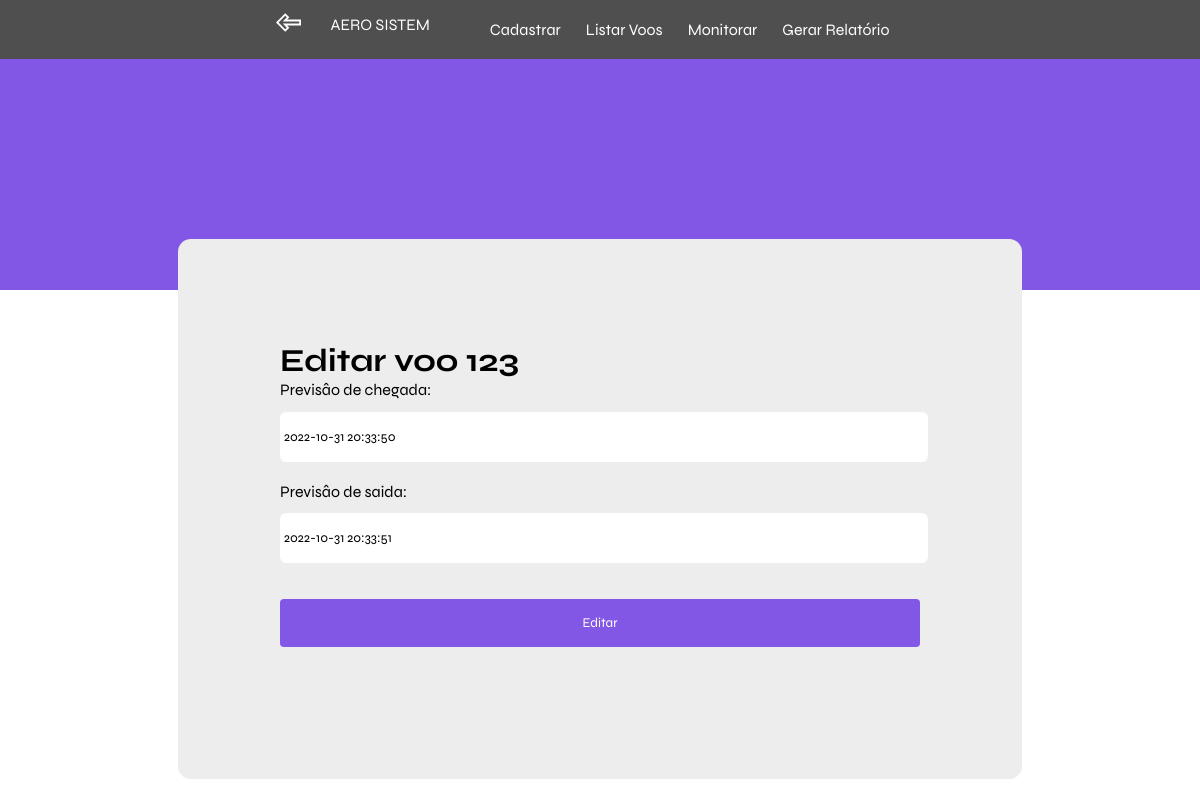
The app's page /edit/1 (signed in), older data.
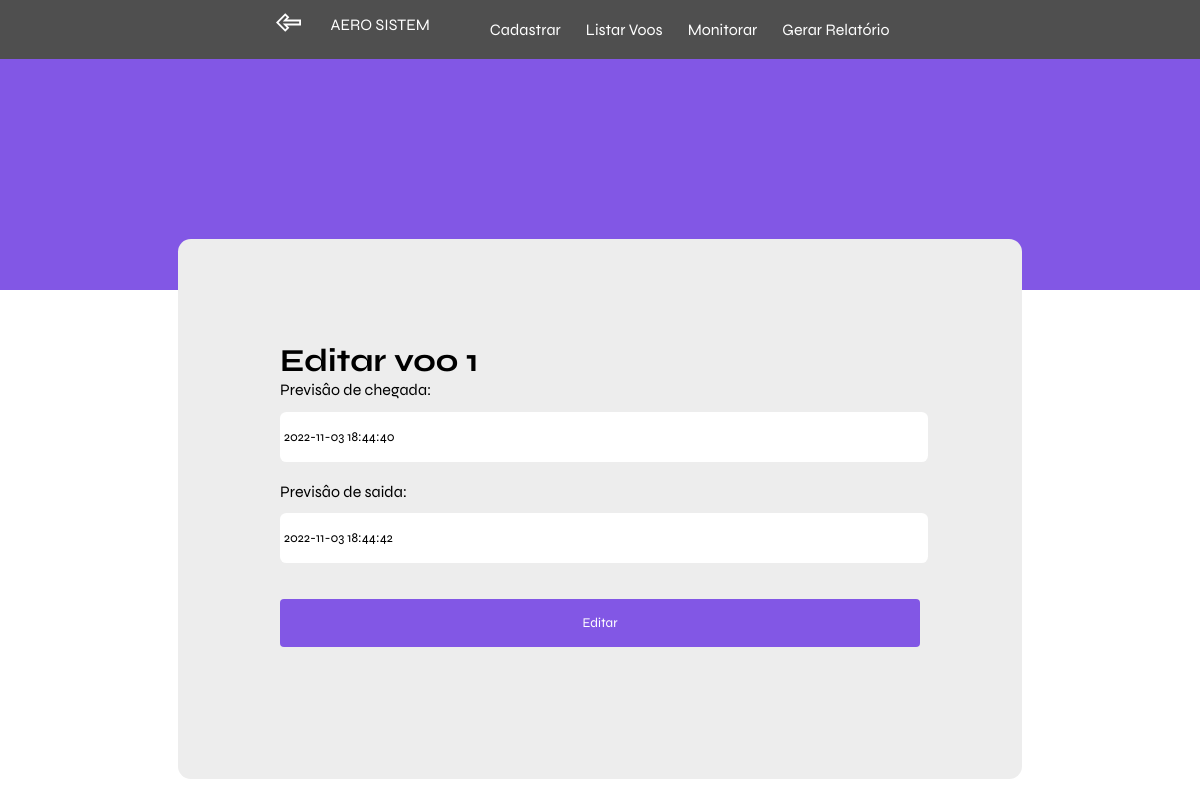
The same page, newer data.
### book/models.py (models this page shows)
class Voo(models.Model):
	STATUS = [
		('GOL', 'Gol'),
		('TAM', 'TAM '),
		('AVC', 'Avianca '),
		('AZL', 'Azul '),
	]
	ROTAS = [
		('SP-RJ', 'SP-RJ'),
		('SP-DF', 'SP-DF'),
		('SP-BA', 'SP-BA'),
		('SP-SC', 'SP-SC'),
		('SP-PR', 'SP-PR'),
		('SP-ES', 'SP-ES'),
		('SP-CE', 'SP-CE'),
		('RJ-SP', 'RJ-SP'),
		('DF-SP', 'DF-SP'),
		('BA-SP', 'BA-SP'),
		('SC-SP', 'SC-SP'),
		('PR-SP', 'PR-SP'),
		('ES-SP', 'ES-SP'),
		('CE-SP', 'CE-SP'),
	]
	id = models.BigAutoField(primary_key=True)
	codigo = models.CharField(max_length=12, null=False,unique = True)
	companhia = models.CharField(max_length=3,choices=STATUS, null=False)
	previsao_chegada = models.DateTimeField(null=False)
	previsao_partida = models.DateTimeField(null=False)
	rota = models.CharField(max_length=5,choices=ROTAS, null=False)
	class Meta:
		db_table = 'Voos'

### book/views.py (the view, shortened to what this page needs)
# urls.py: path('edit/<int:id>', views.edit, name='edit'),
def edit(request,id):
    permissao = request.session['permissao']
    request.session['tentativas'] = 0
    voo = Voo.objects.get(id = id)
    form = EditarVoo(request.POST or None,instance=voo)
    voos_dinamico = Estado_Dinamico.objects.select_related()
    context={'voos_dinamico':voos_dinamico,'estado':'edicao','form':form,'mensagem': voo.codigo,'permissao':permissao}
    return render(request,'central.html',context)

### book/forms.py
class EditarVoo(forms.ModelForm):
    previsao_partida = forms.DateTimeField(
        label=("Previsâo de saida"),
        required=False
    )
    previsao_chegada = forms.DateTimeField(
        label=("Previsâo de chegada"),
        required=False
    )
    class Meta:
        model = Voo
        fields = ('previsao_chegada', 'previsao_partida')

### template/central.html (shortened to what this page needs)
{% load static %}
<!DOCTYPE html>
<html lang="en">
<head>
    <link rel="stylesheet" href="{% static 'css/global.css' %}" />
    <link rel="stylesheet" href="{% static 'css/central.css' %}" />
</head>
<body>
    {% block content %}
    <header>
        <div class="content">
            <a class="voltar" href="{% url 'home' %}"><img src="{% static 'images/back.svg' %}" alt=""></a>
            <div class="column-left">
              <a href="{% url 'home' %}">AERO SISTEM</a>
              <ul class="menu">
                <li><a href="{% url 'cadastrar' %}">Cadastrar</a></li>
                <li><a href="{% url 'central' %}">Listar Voos</a></li>
                <li><a href="{% url 'monitorar' %}">Monitorar</a></li>
                <li><a href="{% url 'relatorio' %}">Gerar Relatório</a></li>
              </ul>
            </div>
    </header>
    <div class="dashboard">
        {% if estado == 'edicao' %}
        <form method="post">
            <h1 class="titulo">Editar voo {{mensagem}}</h1>
            {{ form.as_p }}
            <button type="submit">Editar</button>
        </form>
        {% endif %}
    </div>
    {% endblock %}
</body>
</html>

Row changes from the older to the newer data that the page shows:
changed Voo: previsao_chegada "2022-10-31 20:33:50" → "2022-11-03 18:44:40"; previsao_partida "2022-10-31 20:33:51" → "2022-11-03 18:44:42"; codigo "123" → (not shown)
Text that changed along with them:
{{ mensagem }}: (not shown) → "1"
